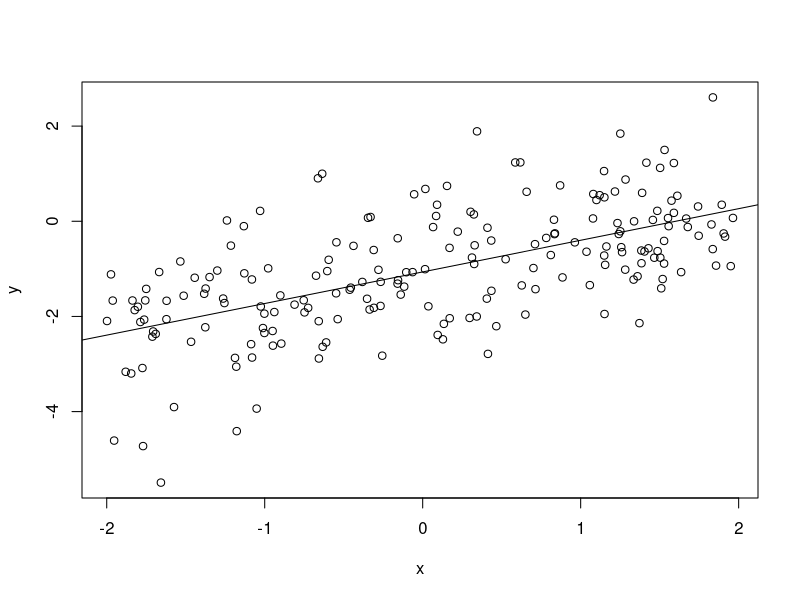
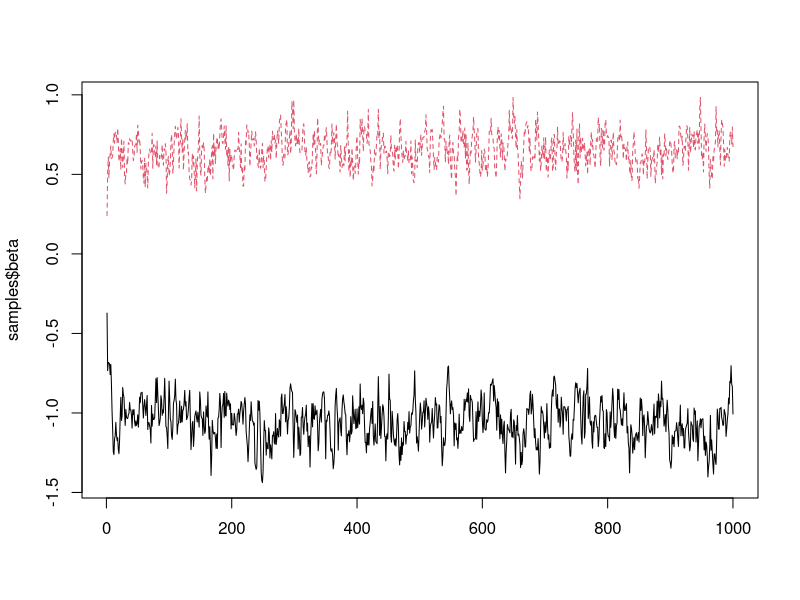
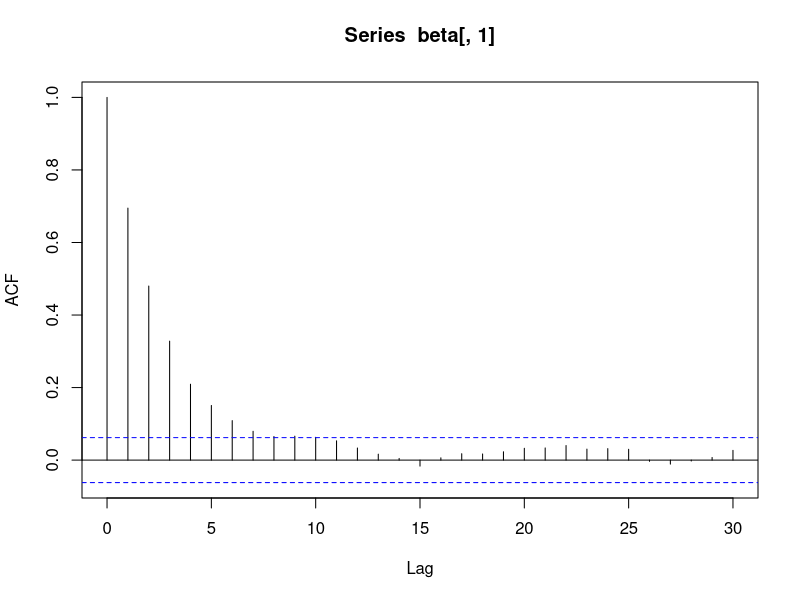
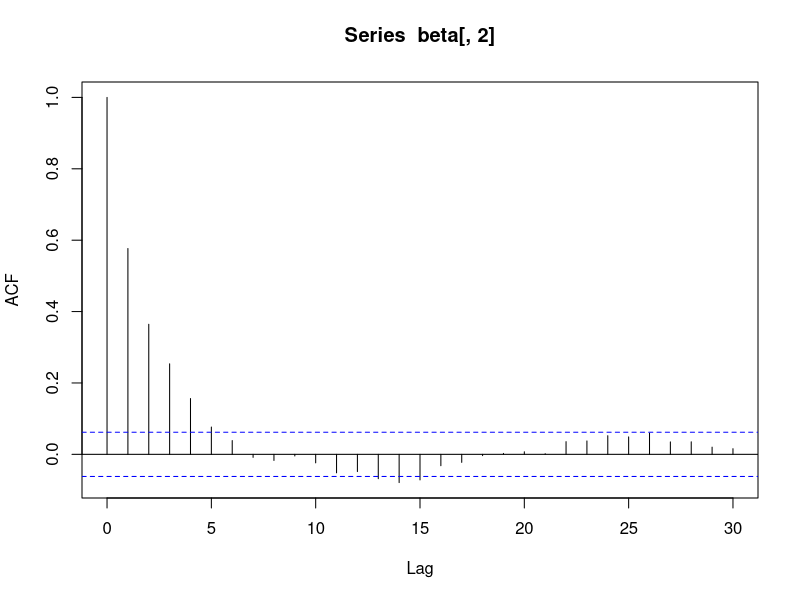
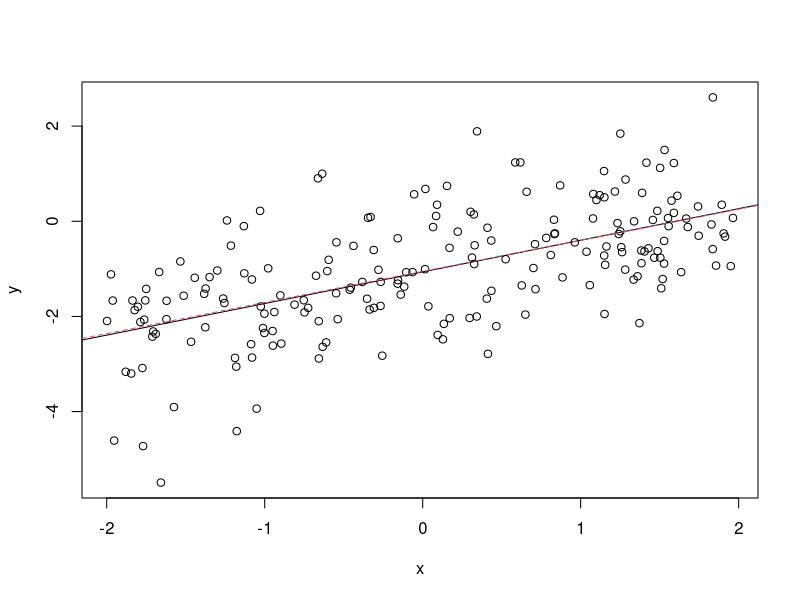
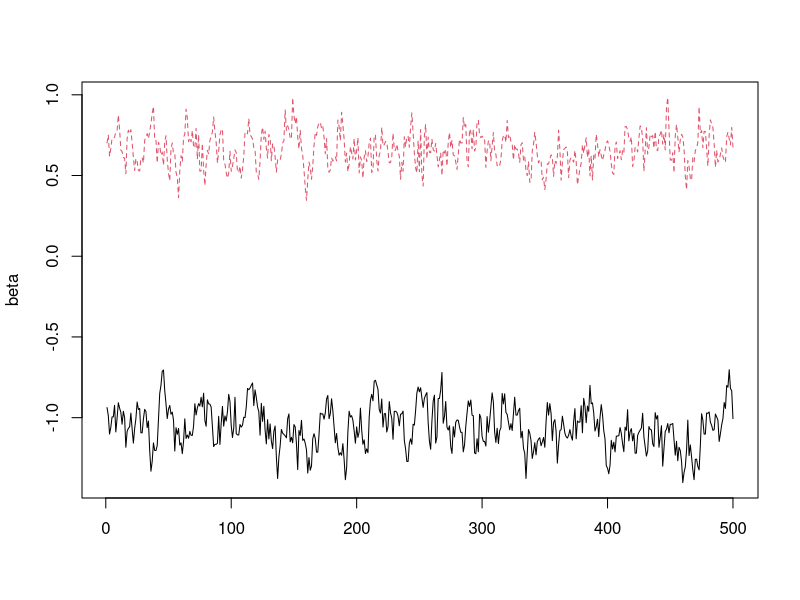
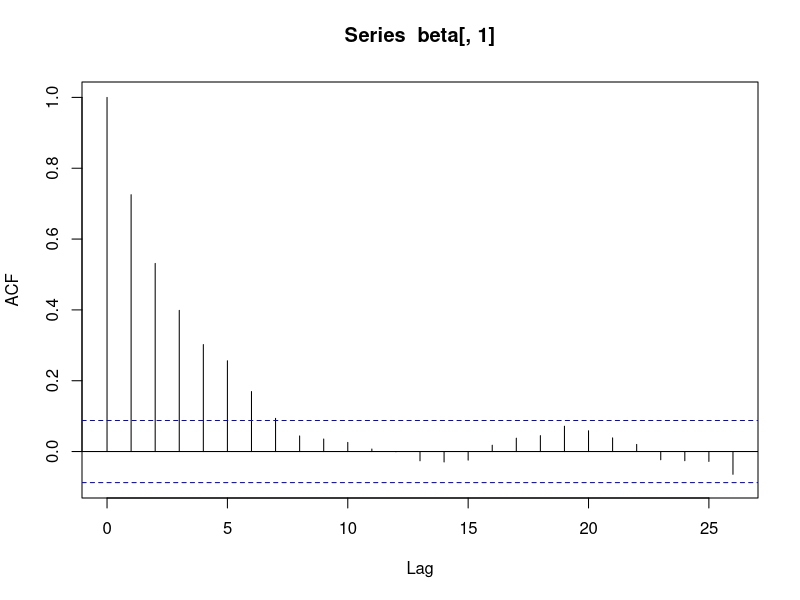
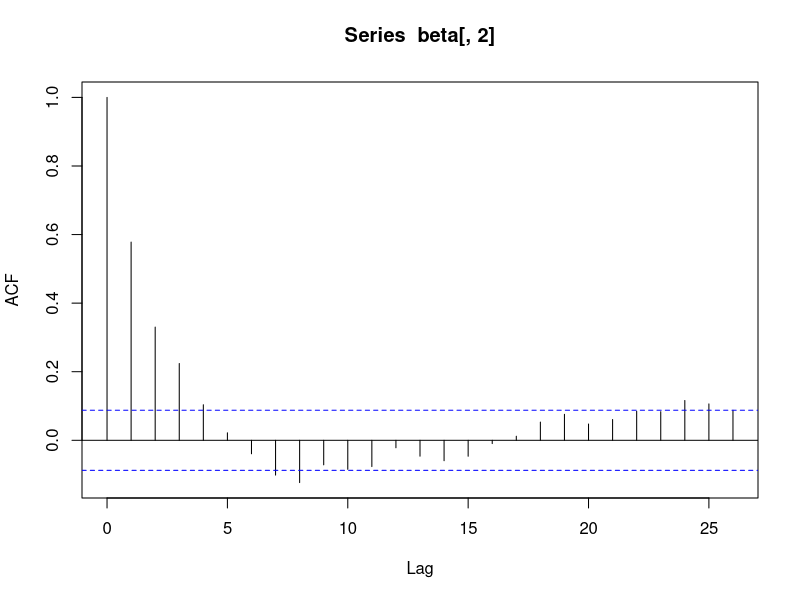

Reproduce these figures in R, in order.

# setwd("C:/arbeit/talks/Madrid2024/practicals")

# read the data
dat <- read.table("data/linreg.dat", header=TRUE)

# plot and add the regression line from lm
plot(dat$x, dat$y, xlab="x", ylab="y")
abline(lm(y~x, data=dat))

# function for computing the log-posterior (the same as in Ex. 2)
log_posterior <- function(beta, y, x, sigma, prior_mean, prior_sd) {
    # current mean vector of the observation model
    mu <- beta[1] + beta[2] * x
    
    # log-likelihood
    log_lik <- sum(dnorm(y, mean = mu, sd = sigma, log = TRUE))
    
    # prior (since beta[1] has a constant prior, we only need the prior for beta[2] here)
    log_prior <- dnorm(beta[2], mean = prior_mean, sd = prior_sd, log = TRUE)
    
    # return the (un-normalized) log-posterior
    return(log_lik + log_prior)
}

# function for computing the derivative of the log-posterior
log_posterior_deriv <- function(y, x, beta, sigma, prior_sd) {
    # contruct design matrix
    X <- cbind(1,x)
    
    # compute the derivative
    deriv <- (t(X) %*% y - crossprod(X) %*% beta) / (sigma^2) - c(0, (beta[2] / (prior_sd^2)))
    
    # return result
    return(deriv)
}

# HMC acceptance step
hmc_step <- function(beta_proposed, beta_current, momentum_proposed, momentum_current, y, x, sigma, prior_mean, prior_sd, mass_matrix) {
    # compute log-posterior at proposal
    log_prob_proposal <- log_posterior(
        beta_proposed,
        y,
        x,
        sigma,
        prior_mean,
        prior_sd
    )
    
    # compute log-posterior at current value
    log_prob_current <- log_posterior(
        beta_current,
        y,
        x,
        sigma,
        prior_mean,
        prior_sd
    )
    
    # log-densities of the momentum
    # assumes that the mass matrix will always be diagonal
    log_prob_momentum_proposed <- dnorm(
        momentum_proposed,
        sd = sqrt(diag(mass_matrix)),
        log = TRUE
    ) |> sum()
    
    log_prob_momentum_current <- dnorm(
        momentum_current,
        sd = sqrt(diag(mass_matrix)),
        log = TRUE
    ) |> sum()
    
    # log-acceptance probability
    log_alpha_star <- (
        log_prob_proposal -
            log_prob_current +
            log_prob_momentum_proposed -
            log_prob_momentum_current
    )
    log_acceptance_prob <- min(0, log_alpha_star)
    
    # determine acceptance by comparing to a log-uniform
    accept <- log(runif(n = 1)) < log_acceptance_prob
    
    # implement the acceptance step
    if(accept) {
        beta_step <- beta_proposed
        # if accepted, negate the momentum
        # this is practically irrelevant, but part of the theory
        momentum_step <- -momentum_proposed 
    } else {
        beta_step <- beta_current
        momentum_step <- momentum_current
    }
    
    # return the new state of the MCMC chain and whether acceptance took place
    return(list(beta = beta_step, momentum = momentum_step, accepted = accept))
}

# now put pieces together in an HMC algorithm
hmc <- function(
        y,
        x,
        beta_start,
        sigma,
        prior_sd,
        nsamples,
        mass_matrix = diag(length(beta_start)),
        step_size = 0.1,
        number_steps = 10
) {
    
    # some setting for the algorithms and vectors/matrices to store results
    nparam <- length(beta_start)
    samples <- matrix(NA_real_, nrow = nsamples, ncol = nparam)
    accepted <- vector(mode = "logical", length = nsamples)
    Minv <- solve(mass_matrix)
    
    # initialize with the starting values
    beta_current <- beta_start
    
    
    # perform MCMC iterations
    for (m in seq(nsamples)) {
        
        # draw new momentum
        # assumes that the mass matrix will always be diagonal
        momentum_current <- rnorm(n = nparam, sd = sqrt(diag(mass_matrix)))
        
        # Leapfrog steps
        momentum_leapfrog <- momentum_current
        beta_leapfrog <- beta_current
        
        for (l in seq(number_steps)) {
            momentum_leapfrog <- momentum_leapfrog + (step_size / 2) * log_posterior_deriv(y, x, beta_leapfrog, sigma, prior_sd)
            beta_leapfrog <- beta_leapfrog + step_size * Minv %*% momentum_leapfrog
            
            if (l < number_steps) { # omit the last momentum update
                momentum_leapfrog <- momentum_leapfrog + (step_size / 2) * log_posterior_deriv(y, x, beta_leapfrog, sigma, prior_sd)
            }
        }
        
        # determine proposed values at the end of leapfrog steps
        beta_proposed <- beta_leapfrog
        momentum_proposed <- momentum_leapfrog
        
        # acceptance step
        step <- hmc_step(
            beta_proposed,
            beta_current,
            momentum_proposed,
            momentum_current,
            y,
            x,
            sigma,
            prior_mean = 0,
            prior_sd = prior_sd,
            mass_matrix = mass_matrix
        )
        
        # update current state and store results
        beta_current <- step$beta
        momentum_current <- step$momentum
        
        samples[m,] <- beta_current
        accepted[m] <- step$accepted
    }
    
    # return the MCMC chain and the acceptance states
    return(list(beta = samples, accepted = accepted))
}

# set seed to make results reproducible
set.seed(123)

# call the sampler
samples <- hmc(
    dat$y,
    dat$x,
    beta_start = c(0, 0),
    nsamples = 1000,
    sigma = sqrt(3), # this is a parameter of the response distribution; we assume it to be fixed here
    prior_sd = 10,
    step_size = 0.01,
    number_steps = 10
)

# acceptance probability
mean(samples$accepted)

# view traceplots
matplot(samples$beta, type = "l")

# auto correlations
beta <- samples$beta
acf(beta[,1])
acf(beta[,2])

# estimates
colMeans(samples$beta)
apply(samples$beta, 2, sd)

# compare to lm results:
plot(dat$x, dat$y, xlab="x", ylab="y")
abline(lm(y~x, data=dat))
abline(coef=colMeans(samples$beta), col=2, lty=2)


beta <- samples$beta[-c(1:500),]
matplot(beta, type = "l")

# auto correlations
acf(beta[,1])
acf(beta[,2])

# estimates
colMeans(beta)
apply(beta, 2, sd) 
